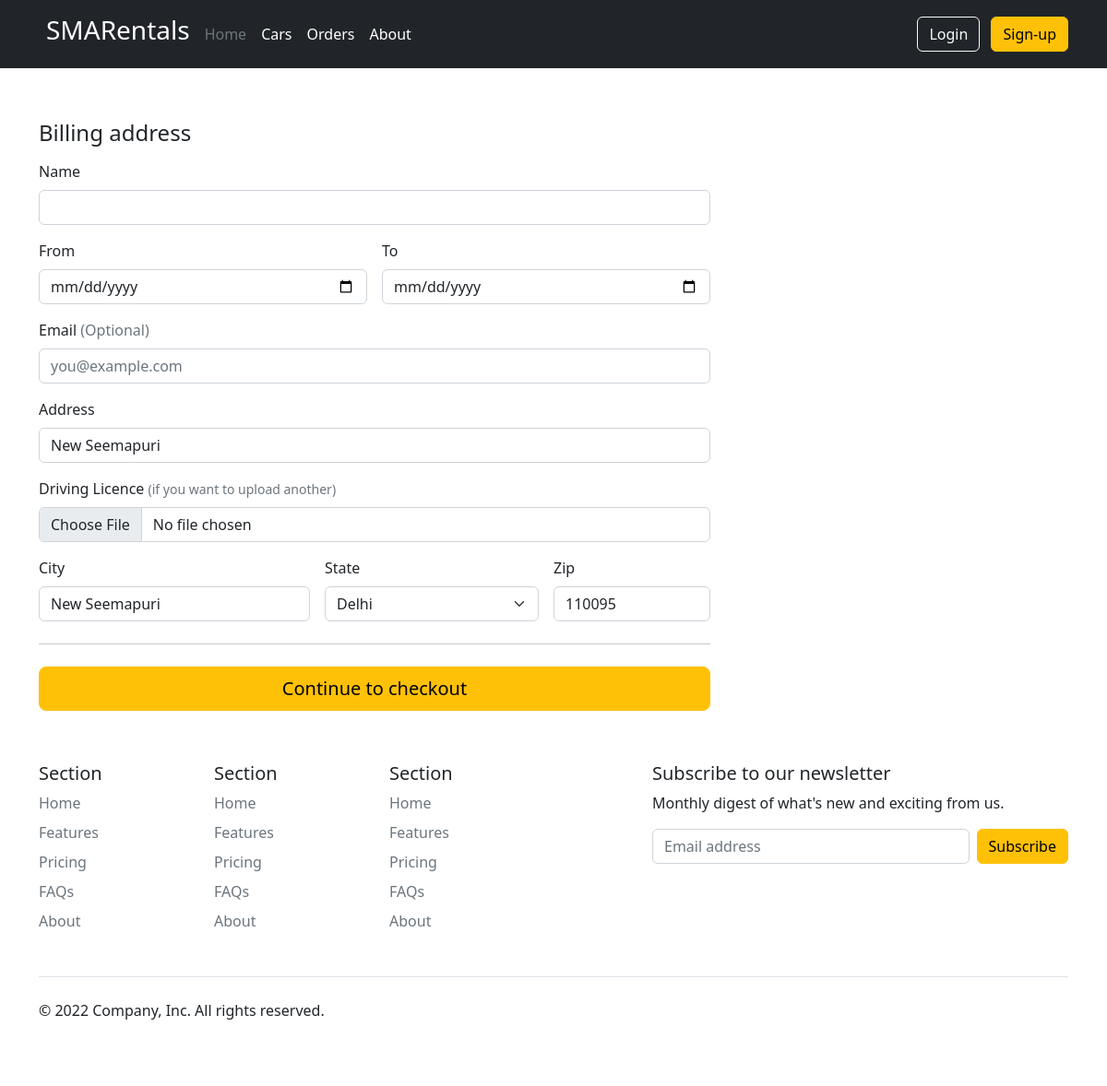
Page /orders/re_rent/14 on the committed database.
### orders/models.py (models this page shows)
class Order(models.Model):
    car = models.ForeignKey(Car,on_delete=models.CASCADE)
    tennant = models.ForeignKey(User,on_delete=models.DO_NOTHING)
    from_date = models.DateTimeField()
    to_date = models.DateTimeField()
    tennant_address = models.CharField(max_length=300)
    city = models.CharField(max_length=200)
    state = models.CharField(max_length=200)
    zip = models.IntegerField()
    dl = models.ImageField(upload_to="DL/images/")
    book_date = models.DateTimeField(default=timezone.now)
    return_b = models.BooleanField(default=False)
    return_date = models.DateTimeField(blank=True,null=True,default=None)
    price = models.IntegerField(default=0)
    price_per_day= models.IntegerField(default=0)
    cancel_b = models.BooleanField(default=False)

### orders/views.py (the view)
# urls.py: path('re_rent/<int:id>',views.re_rent,name="re_rent"),
def re_rent(request,id):
    if request.method=="POST":
        user = request.user
        groups = user.groups.all()
        group=groups.get()
        if group.name == "client":
            order = Order()
            order.car = Car.objects.get(id=id)
            if order.car.availablity:
                order.tennant = request.user
                order.from_date = request.POST["from_date"]
                order.to_date = request.POST["to_date"]
                order.price_per_day = order.car.rent_price
                order.price =(datetime.strptime(order.to_date,'%Y-%m-%d')-datetime.strptime(order.from_date,'%Y-%m-%d')).days * order.price_per_day
                order.tennant_address = request.POST["tennant_address"]
                order.city = request.POST["city"]
                order.state = request.POST["state"]
                order.zip = request.POST["zip"]
                if "dl" in request.FILES:
                    if(len(request.FILES['dl'])!=0):
                        order.dl = request.FILES["dl"]
                else:
                    order.dl=user.tennantaddress_set.all().get().dl
                order.car.availablity=False
                order.car.save()
                order.save()
                messages.success(request,"Car is booked")
                return redirect("/")
            else:
                messages.warning(request,"Car is not available")
                return redirect("/cars/")
        else:
            messages.warning(request,"Car is unable to book")
            return redirect("/")
    else:
        user = request.user
        previous_order = Order.objects.get(id=id)
        return render(request,"re_order.html",{"previous_order":previous_order,"user":user})

### orders/templates/re_order.html (shortened to what this page needs)
{% extends "base.html" %}
{% block main %}
<div class="container">
  <main>
    <div class="row g-5 my-2">
      <div class="col-md-7 col-lg-8 ">
        <h4 class="mb-3">Billing address</h4>
        <form class="needs-validation"  method="post" action="/orders/re_rent/{{previous_order.car.id}}" novalidate="" enctype="multipart/form-data">
          <div class="row g-3">
            <div class="col-sm-12">
              <label for="firstName" class="form-label">Name</label>
              <input type="text" class="form-control" id="firstName" value="{{user.first_name}}" placeholder="" value="" name="name" required="">
            </div>
            <div class="col-6 ">
              <label for="username" class="form-label">From</label>
              <div class="input-group has-validation">
                <input type="date" class="form-control" id="username"  placeholder="Username" required="" name="from_date">
              </div>
            </div>
            <div class="col-6">
              <label for="username" class="form-label">To</label>
              <div class="input-group has-validation">
                <input type="date" class="form-control" id="username" placeholder="Username" required="" name="to_date">
              </div>
            </div>
            <div class="col-12">
              <label for="email" class="form-label">Email <span class="text-muted">(Optional)</span></label>
              <input type="email" class="form-control" id="email" placeholder="you@example.com" value="{{user.email}}" name="email">
            </div>
            <div class="col-12">
              <label for="address" class="form-label">Address</label>
              <input type="text" class="form-control" value="{{previous_order.tennant_address}}" id="address" placeholder="1234 Main St" required="" name="tennant_address">
            </div>
            <div class="col-12">
              <label for="address2" class="form-label" >Driving Licence <small class="text-muted">(if you want to upload another)</small></label>
              <input type="file" class="form-control" id="dl2" name="dl" >
            </div>
            <div class="col-md-5">
              <label for="country" class="form-label">City</label>
              <input type="text" value="{{previous_order.city}}" class="form-control" id="city" name="city">
            </div>
            <div class="col-md-4">
              <label for="state" class="form-label">State</label>
              <select class="form-select" id="state" required="" name="state">
                <option selected >{{previous_order.state}}</option>
              </select>
            </div>
            <div class="col-md-3">
              <label for="zip" class="form-label">Zip</label>
              <input type="number" value="{{previous_order.zip}}" class="form-control" id="zip" placeholder="" name="zip" required="">
            </div>
          </div>
          <hr class="my-4">
          <button class="w-100 btn btn-warning btn-lg" type="submit">Continue to checkout</button>
        </form>
      </div>
    </div>
  </main>
</div>
{% endblock main %}

### rows in the picture
Order: tennant_address "New Seemapuri", city "New Seemapuri", state "Delhi", zip "110095"
